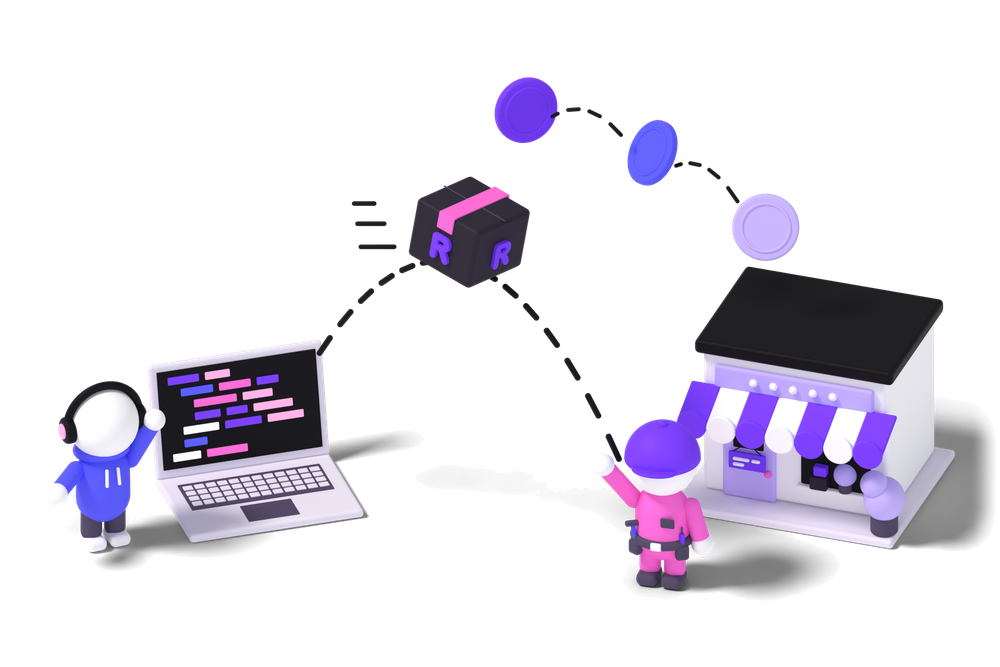
#> input picture web/img/eroe.png, 1000 x 667 px, shrunk from 2400 x 1600 before the run
$ python ritocca.py ../../web/img/eroe.png
#> lines starting #> are read from the running program, lines starting #| are printed output that depends on the picture; after the words box and inside, x2 and y2 are one past the last pixel; in counts of white or black regions, pixels touching at a corner belong together
# Post-process of the transparent PNGs: shadows (semi-transparent pixels) fade out near the edges
# so they never end with a hard cut, and the faint ground residue (alpha <= 6) goes to zero.
#   python3 ritocca.py web/img/eroe.png [...]
import sys
import numpy as np
from PIL import Image

for p in sys.argv[1:]:
    im = np.array(Image.open(p).convert('RGBA')).astype(np.float32)
    a = im[..., 3]
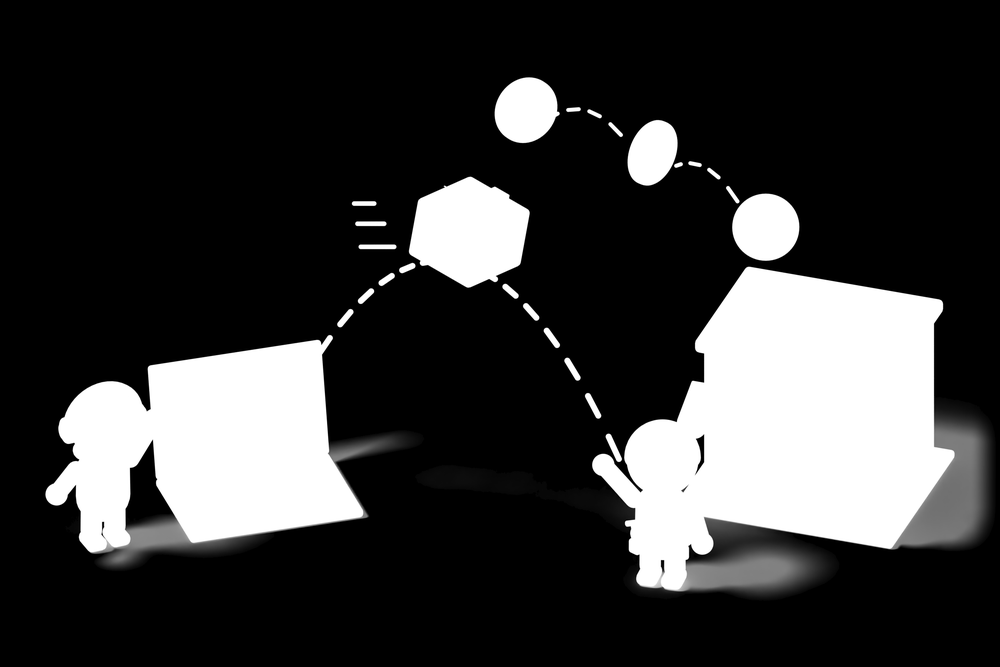
#> a: shape (667, 1000) float32; min 0, max 255, mean 54.3
    h, w = a.shape
#> h = 667; w = 1000
    ys, xs = np.mgrid[0:h, 0:w]
    d = np.minimum.reduce([xs, w - 1 - xs, ys, h - 1 - ys]).astype(np.float32)
    zona = 0.045 * min(w, h)
#> zona = 30.02
    t = np.clip(d / zona, 0, 1)
    f = t * t * (3 - 2 * t)  # smoothstep
    ombra = a < 250
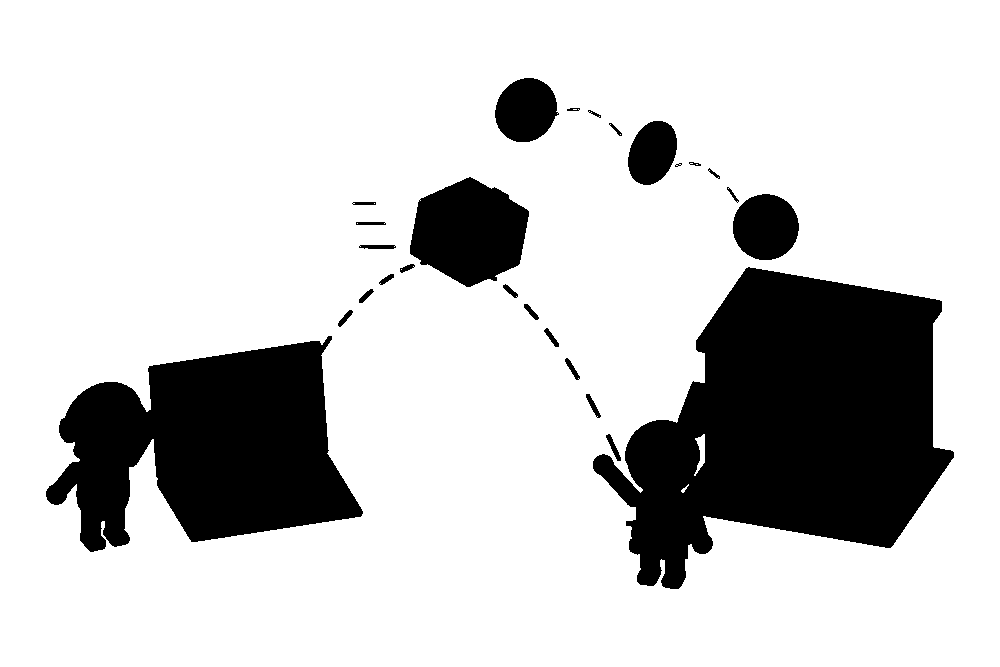
#> ombra: shape (667, 1000) bool; 80.3% white; 26 black regions (1 under 20 px), largest, box (x1, y1, x2, y2) and area: (593, 267, 954, 589) 69144, (46, 336, 363, 552) 42394, (410, 177, 529, 287) 9284
    a2 = np.where(ombra, a * f, a)
    a2 = np.where(ombra & (a2 <= 6), 0, a2)
    im[..., 3] = a2
#> im: shape (667, 1000, 4) float32; mean R, G, B, A 28.2, 24.4, 34.7, 54.3
    Image.fromarray(np.clip(im + 0.5, 0, 255).astype(np.uint8), 'RGBA').save(p, optimize=True)
    print('ritoccato', p)
